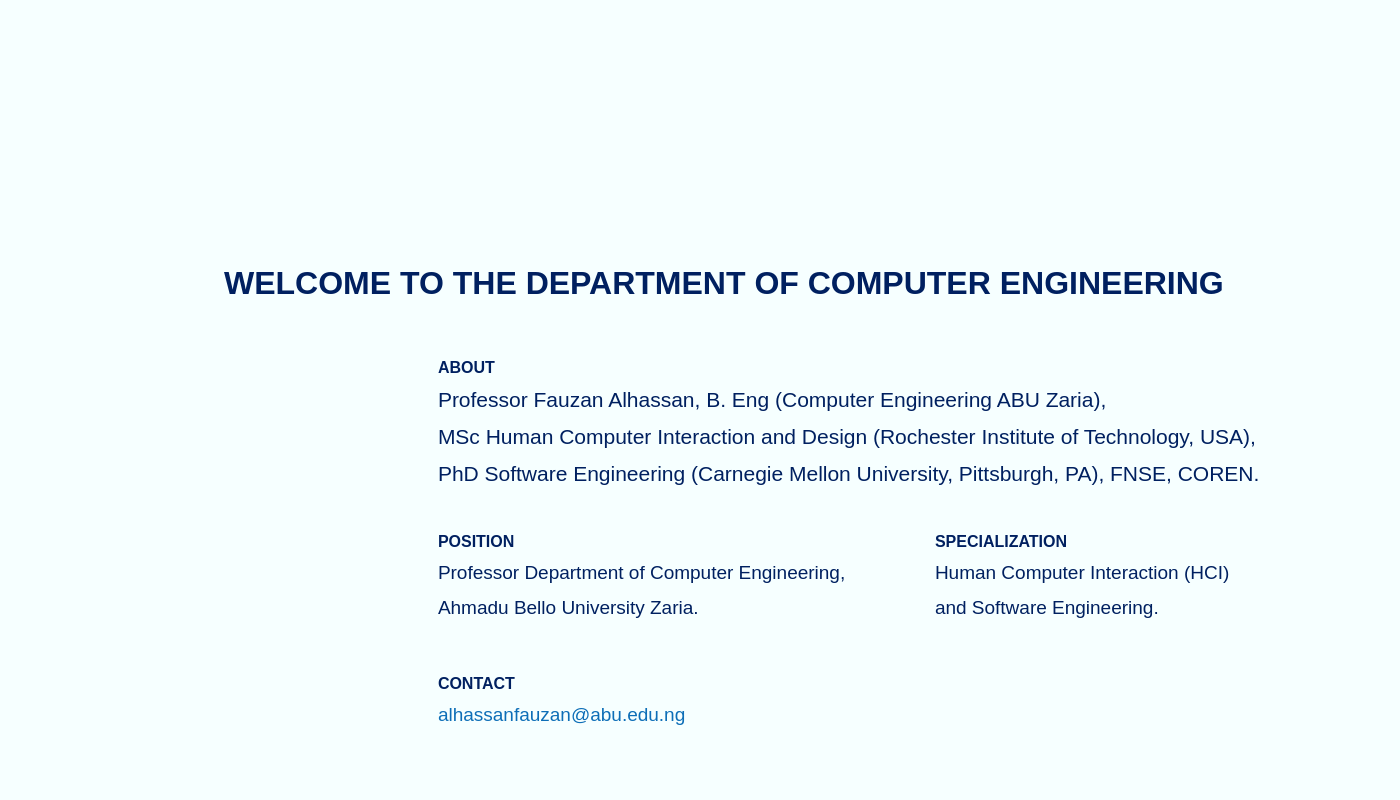
<?xml version="1.0" encoding="UTF-8"?>
<ui version="4.0">
 <class>profile_screen</class>
 <widget class="QWidget" name="profile_screen">
  <property name="geometry">
   <rect>
    <x>0</x>
    <y>0</y>
    <width>1400</width>
    <height>800</height>
   </rect>
  </property>
  <property name="windowTitle">
   <string>Recognized Profile</string>
  </property>
  <property name="windowIcon">
   <iconset resource="assets.qrc">
    <normaloff>:/assets/compeng_Logo.png</normaloff>:/assets/compeng_Logo.png</iconset>
  </property>
  <property name="styleSheet">
   <string notr="true">background-color: rgb(246, 255, 255);</string>
  </property>
  <layout class="QVBoxLayout" name="verticalLayout" stretch="4,6">
   <property name="spacing">
    <number>48</number>
   </property>
   <property name="leftMargin">
    <number>80</number>
   </property>
   <property name="topMargin">
    <number>48</number>
   </property>
   <property name="rightMargin">
    <number>32</number>
   </property>
   <property name="bottomMargin">
    <number>48</number>
   </property>
   <item>
    <layout class="QVBoxLayout" name="header_layout" stretch="8,2">
     <property name="spacing">
      <number>0</number>
     </property>
     <property name="sizeConstraint">
      <enum>QLayout::SetMinAndMaxSize</enum>
     </property>
     <item>
      <widget class="QLabel" name="logo">
       <property name="minimumSize">
        <size>
         <width>0</width>
         <height>0</height>
        </size>
       </property>
       <property name="styleSheet">
        <string notr="true">image: url(:/assets/compeng_Logo.png);
padding:0;
margin:0;</string>
       </property>
       <property name="text">
        <string/>
       </property>
      </widget>
     </item>
     <item>
      <widget class="QLabel" name="welcome_text">
       <property name="styleSheet">
        <string notr="true">font-size:32px;
color:#002060;
font-weight:700;
text-align:center;</string>
       </property>
       <property name="text">
        <string>&lt;html&gt;&lt;head/&gt;&lt;body&gt;&lt;p align=&quot;center&quot;&gt;&lt;span style=&quot; font-size:24pt;&quot;&gt;WELCOME TO THE DEPARTMENT OF COMPUTER ENGINEERING&lt;/span&gt;&lt;/p&gt;&lt;/body&gt;&lt;/html&gt;</string>
       </property>
       <property name="textFormat">
        <enum>Qt::MarkdownText</enum>
       </property>
       <property name="scaledContents">
        <bool>true</bool>
       </property>
       <property name="wordWrap">
        <bool>true</bool>
       </property>
      </widget>
     </item>
    </layout>
   </item>
   <item>
    <layout class="QHBoxLayout" name="profile_layout" stretch="1,3">
     <property name="spacing">
      <number>48</number>
     </property>
     <property name="sizeConstraint">
      <enum>QLayout::SetMinAndMaxSize</enum>
     </property>
     <property name="topMargin">
      <number>0</number>
     </property>
     <item>
      <layout class="QVBoxLayout" name="image_layout" stretch="0">
       <property name="spacing">
        <number>0</number>
       </property>
       <property name="sizeConstraint">
        <enum>QLayout::SetMinimumSize</enum>
       </property>
       <item>
        <layout class="QHBoxLayout" name="image_h_layout" stretch="0">
         <property name="spacing">
          <number>0</number>
         </property>
         <property name="sizeConstraint">
          <enum>QLayout::SetMinAndMaxSize</enum>
         </property>
         <item>
          <widget class="QLabel" name="image">
           <property name="minimumSize">
            <size>
             <width>300</width>
             <height>300</height>
            </size>
           </property>
           <property name="styleSheet">
            <string notr="true">image:url(:/assets/me_1.png);
margin:0;
padding:0;
width:100%;
height:100%</string>
           </property>
           <property name="lineWidth">
            <number>1</number>
           </property>
           <property name="text">
            <string/>
           </property>
           <property name="scaledContents">
            <bool>true</bool>
           </property>
           <property name="wordWrap">
            <bool>true</bool>
           </property>
          </widget>
         </item>
        </layout>
       </item>
      </layout>
     </item>
     <item>
      <layout class="QVBoxLayout" name="info_layout" stretch="1,1,1">
       <property name="spacing">
        <number>24</number>
       </property>
       <property name="sizeConstraint">
        <enum>QLayout::SetMinAndMaxSize</enum>
       </property>
       <item>
        <layout class="QVBoxLayout" name="about_layout" stretch="1,1">
         <property name="spacing">
          <number>10</number>
         </property>
         <property name="sizeConstraint">
          <enum>QLayout::SetMinAndMaxSize</enum>
         </property>
         <item alignment="Qt::AlignBottom">
          <widget class="QLabel" name="about_label">
           <property name="styleSheet">
            <string notr="true">font-size:16px;
font-weight:600;
color:#002060;
</string>
           </property>
           <property name="text">
            <string>ABOUT</string>
           </property>
          </widget>
         </item>
         <item alignment="Qt::AlignTop">
          <widget class="QLabel" name="about">
           <property name="styleSheet">
            <string notr="true">text-align: justified;
color:#002060;
</string>
           </property>
           <property name="text">
            <string>&lt;html&gt;&lt;head/&gt;&lt;body&gt;&lt;p align=&quot;justify&quot;&gt;&lt;span style=&quot; font-size:16pt;&quot;&gt;Professor Fauzan Alhassan, B. Eng (Computer Engineering ABU Zaria), &lt;/span&gt;&lt;/p&gt;&lt;p align=&quot;justify&quot;&gt;&lt;span style=&quot; font-size:16pt;&quot;&gt;MSc Human Computer Interaction and Design (Rochester Institute of Technology, USA), &lt;/span&gt;&lt;/p&gt;&lt;p align=&quot;justify&quot;&gt;&lt;span style=&quot; font-size:16pt;&quot;&gt;PhD Software Engineering (Carnegie Mellon University, Pittsburgh, PA), FNSE, COREN. &lt;/span&gt;&lt;/p&gt;&lt;/body&gt;&lt;/html&gt;</string>
           </property>
           <property name="wordWrap">
            <bool>true</bool>
           </property>
          </widget>
         </item>
        </layout>
       </item>
       <item>
        <layout class="QHBoxLayout" name="position_specialization_layout" stretch="1,1">
         <property name="spacing">
          <number>64</number>
         </property>
         <property name="sizeConstraint">
          <enum>QLayout::SetMinAndMaxSize</enum>
         </property>
         <item>
          <layout class="QVBoxLayout" name="position_layout" stretch="1,1">
           <property name="spacing">
            <number>10</number>
           </property>
           <property name="sizeConstraint">
            <enum>QLayout::SetMinAndMaxSize</enum>
           </property>
           <item alignment="Qt::AlignBottom">
            <widget class="QLabel" name="position_label">
             <property name="styleSheet">
              <string notr="true">font-size:16px;
font-weight:600;
color:#002060;
</string>
             </property>
             <property name="text">
              <string>POSITION</string>
             </property>
            </widget>
           </item>
           <item alignment="Qt::AlignTop">
            <widget class="QLabel" name="position">
             <property name="styleSheet">
              <string notr="true">text-align: justified;
color:#002060;
</string>
             </property>
             <property name="text">
              <string>&lt;html&gt;&lt;head/&gt;&lt;body&gt;&lt;p align=&quot;justify&quot;&gt;&lt;span style=&quot; font-size:14pt;&quot;&gt;Professor Department of Computer Engineering,&lt;/span&gt;&lt;/p&gt;&lt;p align=&quot;justify&quot;&gt;&lt;span style=&quot; font-size:14pt;&quot;&gt;Ahmadu Bello University Zaria.&lt;/span&gt;&lt;/p&gt;&lt;/body&gt;&lt;/html&gt;</string>
             </property>
             <property name="scaledContents">
              <bool>true</bool>
             </property>
             <property name="wordWrap">
              <bool>true</bool>
             </property>
            </widget>
           </item>
          </layout>
         </item>
         <item>
          <layout class="QVBoxLayout" name="specialization_layout" stretch="1,1">
           <property name="spacing">
            <number>10</number>
           </property>
           <property name="sizeConstraint">
            <enum>QLayout::SetMinAndMaxSize</enum>
           </property>
           <item alignment="Qt::AlignBottom">
            <widget class="QLabel" name="specialization_label">
             <property name="styleSheet">
              <string notr="true">font-size:16px;
font-weight:600;
color:#002060;
</string>
             </property>
             <property name="text">
              <string>SPECIALIZATION</string>
             </property>
            </widget>
           </item>
           <item alignment="Qt::AlignTop">
            <widget class="QLabel" name="specialization">
             <property name="styleSheet">
              <string notr="true">text-align: justified;
color:#002060;
</string>
             </property>
             <property name="text">
              <string>&lt;html&gt;&lt;head/&gt;&lt;body&gt;&lt;p align=&quot;justify&quot;&gt;&lt;span style=&quot; font-size:14pt;&quot;&gt;Human Computer Interaction (HCI) &lt;/span&gt;&lt;/p&gt;&lt;p align=&quot;justify&quot;&gt;&lt;span style=&quot; font-size:14pt;&quot;&gt;and Software Engineering.&lt;/span&gt;&lt;/p&gt;&lt;/body&gt;&lt;/html&gt;</string>
             </property>
             <property name="wordWrap">
              <bool>true</bool>
             </property>
            </widget>
           </item>
          </layout>
         </item>
        </layout>
       </item>
       <item>
        <layout class="QVBoxLayout" name="contact_layout" stretch="1,1">
         <property name="spacing">
          <number>10</number>
         </property>
         <property name="sizeConstraint">
          <enum>QLayout::SetMinAndMaxSize</enum>
         </property>
         <item alignment="Qt::AlignBottom">
          <widget class="QLabel" name="contact_label">
           <property name="styleSheet">
            <string notr="true">font-size:16px;
font-weight:600;
color:#002060;
</string>
           </property>
           <property name="text">
            <string>CONTACT</string>
           </property>
          </widget>
         </item>
         <item alignment="Qt::AlignTop">
          <widget class="QLabel" name="contact">
           <property name="styleSheet">
            <string notr="true">text-align: left;
color: #0D6EB7;
</string>
           </property>
           <property name="text">
            <string>&lt;html&gt;&lt;head/&gt;&lt;body&gt;&lt;p&gt;&lt;span style=&quot; font-size:14pt;&quot;&gt;alhassanfauzan@abu.edu.ng&lt;/span&gt;&lt;/p&gt;&lt;/body&gt;&lt;/html&gt;</string>
           </property>
           <property name="wordWrap">
            <bool>true</bool>
           </property>
          </widget>
         </item>
        </layout>
       </item>
      </layout>
     </item>
    </layout>
   </item>
  </layout>
 </widget>
 <resources>
  <include location="assets.qrc"/>
 </resources>
 <connections/>
</ui>
